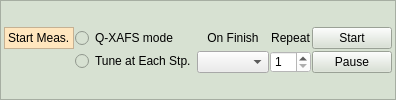
           <widget class="QFrame" name="MeasStarting">
            <property name="styleSheet">
             <string notr="true">background-color: rgb(215, 225, 210);</string>
            </property>
            <property name="frameShape">
             <enum>QFrame::StyledPanel</enum>
            </property>
            <property name="frameShadow">
             <enum>QFrame::Raised</enum>
            </property>
            <layout class="QGridLayout" name="gridLayout_40">
             <property name="leftMargin">
              <number>3</number>
             </property>
             <property name="topMargin">
              <number>3</number>
             </property>
             <property name="rightMargin">
              <number>3</number>
             </property>
             <property name="bottomMargin">
              <number>3</number>
             </property>
             <property name="spacing">
              <number>1</number>
             </property>
             <item row="0" column="0">
              <layout class="QVBoxLayout" name="verticalLayout_7">
               <property name="spacing">
                <number>2</number>
               </property>
               <item>
                <widget class="QLabel" name="label_10">
                 <property name="sizePolicy">
                  <sizepolicy hsizetype="Maximum" vsizetype="Preferred">
                   <horstretch>0</horstretch>
                   <verstretch>0</verstretch>
                  </sizepolicy>
                 </property>
                 <property name="styleSheet">
                  <string notr="true">background-color: rgb(255, 230,190);</string>
                 </property>
                 <property name="frameShape">
                  <enum>QFrame::StyledPanel</enum>
                 </property>
                 <property name="frameShadow">
                  <enum>QFrame::Raised</enum>
                 </property>
                 <property name="text">
                  <string>Start Meas.</string>
                 </property>
                </widget>
               </item>
               <item>
                <widget class="QLabel" name="label_58">
                 <property name="text">
                  <string/>
                 </property>
                </widget>
               </item>
              </layout>
             </item>
             <item row="0" column="3">
              <layout class="QVBoxLayout" name="verticalLayout_8">
               <property name="spacing">
                <number>2</number>
               </property>
               <item>
                <widget class="QLabel" name="label_93">
                 <property name="text">
                  <string>Repeat</string>
                 </property>
                 <property name="alignment">
                  <set>Qt::AlignCenter</set>
                 </property>
                </widget>
               </item>
               <item>
                <widget class="QSpinBox" name="SelRPT">
                 <property name="toolTip">
                  <string>The change of the repitation No. is available, even after starting measurement.
Though, other parameters are fixed at the value on starting.</string>
                 </property>
                 <property name="styleSheet">
                  <string notr="true">background-color: rgb(255, 255, 255);</string>
                 </property>
                 <property name="minimum">
                  <number>1</number>
                 </property>
                 <property name="maximum">
                  <number>99</number>
                 </property>
                 <property name="value">
                  <number>1</number>
                 </property>
                </widget>
               </item>
              </layout>
             </item>
             <item row="0" column="2">
              <layout class="QVBoxLayout" name="verticalLayout_9">
               <property name="spacing">
                <number>2</number>
               </property>
               <item>
                <widget class="QLabel" name="label_94">
                 <property name="text">
                  <string>On Finish</string>
                 </property>
                 <property name="alignment">
                  <set>Qt::AlignCenter</set>
                 </property>
                </widget>
               </item>
               <item>
                <widget class="QComboBox" name="OnFinishP">
                 <property name="styleSheet">
                  <string notr="true">background-color: rgb(235, 235, 235);</string>
                 </property>
                </widget>
               </item>
              </layout>
             </item>
             <item row="0" column="1">
              <layout class="QVBoxLayout" name="verticalLayout_10">
               <property name="spacing">
                <number>2</number>
               </property>
               <item>
                <widget class="QRadioButton" name="QXafsMode">
                 <property name="toolTip">
                  <string>Changing to Q-XAFS mode.</string>
                 </property>
                 <property name="text">
                  <string>Q-XAFS mode</string>
                 </property>
                 <property name="checked">
                  <bool>false</bool>
                 </property>
                 <property name="autoExclusive">
                  <bool>false</bool>
                 </property>
                </widget>
               </item>
               <item>
                <widget class="QRadioButton" name="TuneAtEachStp">
                 <property name="toolTip">
                  <string>&lt;html&gt;&lt;head/&gt;&lt;body&gt;&lt;p&gt;Delta-Theta 1 is tuned at each 1 step of XAFS measurement.&lt;/p&gt;&lt;p&gt;When Aio64 is working continuous tuning mode, this function conflict with it.&lt;/p&gt;&lt;/body&gt;&lt;/html&gt;</string>
                 </property>
                 <property name="text">
                  <string>Tune at Each Stp.</string>
                 </property>
                 <property name="autoExclusive">
                  <bool>false</bool>
                 </property>
                </widget>
               </item>
              </layout>
             </item>
             <item row="0" column="4">
              <layout class="QVBoxLayout" name="verticalLayout_4">
               <property name="spacing">
                <number>2</number>
               </property>
               <item>
                <widget class="QPushButton" name="MeasStart">
                 <property name="sizePolicy">
                  <sizepolicy hsizetype="Preferred" vsizetype="Preferred">
                   <horstretch>0</horstretch>
                   <verstretch>0</verstretch>
                  </sizepolicy>
                 </property>
                 <property name="maximumSize">
                  <size>
                   <width>1000000</width>
                   <height>16777215</height>
                  </size>
                 </property>
                 <property name="styleSheet">
                  <string notr="true"/>
                 </property>
                 <property name="text">
                  <string>Start</string>
                 </property>
                </widget>
               </item>
               <item>
                <widget class="QPushButton" name="MeasPause">
                 <property name="sizePolicy">
                  <sizepolicy hsizetype="Preferred" vsizetype="Preferred">
                   <horstretch>0</horstretch>
                   <verstretch>0</verstretch>
                  </sizepolicy>
                 </property>
                 <property name="maximumSize">
                  <size>
                   <width>100000</width>
                   <height>16777215</height>
                  </size>
                 </property>
                 <property name="styleSheet">
                  <string notr="true"/>
                 </property>
                 <property name="text">
                  <string>Pause</string>
                 </property>
                </widget>
               </item>
              </layout>
             </item>
            </layout>
           </widget>
